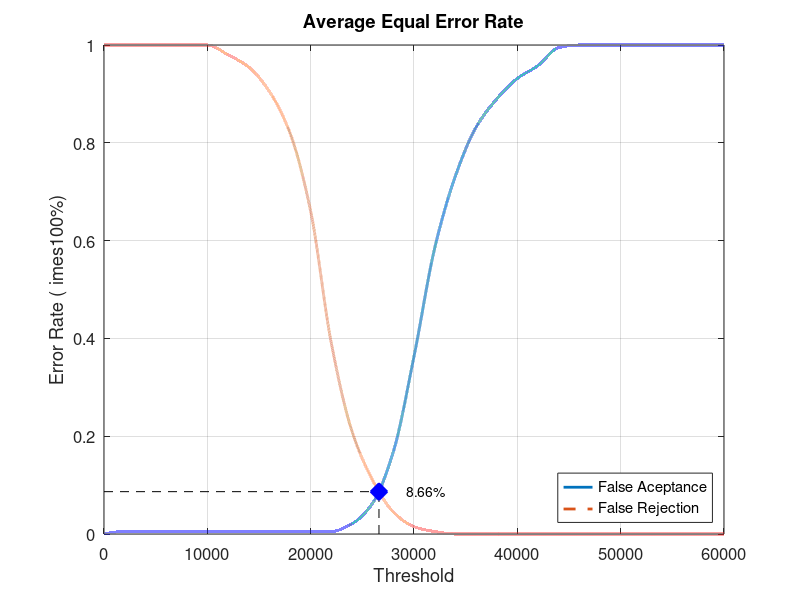
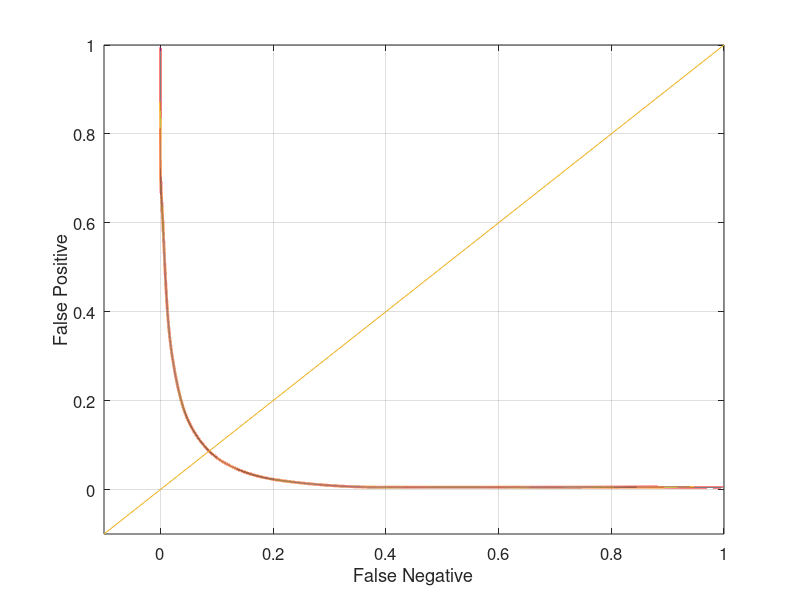

These figures' MATLAB source, in order:
close all;
clear;
clc;
x = 0:2000:60000;
xq = 0:0.5:60000;

y0 = [0 0.00526316 0.00526316 0.00526316 0.00526316 0.00526316 0.00526316 0.00526316 0.00526316 0.00526316 0.00526316 0.00526316 0.0210526 0.0631579 0.168421 0.363158 0.584211 0.731579 0.831579 0.889474 0.931579 0.957895 0.994737 1 1 1 1 1 1 1 1]
yy0 = interp1(x, y0, xq, 'pchip');
y1 = [1 1 1 1 1 1 0.98 0.955 0.905 0.82 0.66 0.39 0.21 0.11 0.045 0.015 0.005 0 0 0 0 0 0 0 0 0 0 0 0 0 0]
yy1 = interp1(x, y1, xq, 'pchip');

% Calculating EER: 
y2 = abs(y0 - y1);
find(y2 == min(y2))
yy2 = abs(yy0 - yy1);
xEER = find(yy2 == min(yy2));
xEERIndex = xq(xEER) % X-axis EER
yEER = yy0(xEER) % Y-axis EER

main = figure
plot(xq, yy0,'-','LineWidth', 2);	hold on
plot(xq, yy1,'--','LineWidth', 2);	hold on
plot([xEERIndex xEERIndex], [0 yEER], 'k--');	hold on
plot([0 xEERIndex], [yEER yEER], 'k--');	hold on
plot(xEERIndex, yEER, 'bx', 'LineWidth', 10);	hold on
text(xEERIndex + 10 * xEERIndex / 100, yEER, [num2str(round((10000 * yEER)) / 100) '%'])
legend('False Aceptance', 'False Rejection', 'Location', 'SouthEast')
xlabel('Threshold')
ylabel('Error Rate (	imes100%)')
title('Average Equal Error Rate')
set(gca, 'FontSize', 12)
axis([0 60000 0 1])
grid on

print(main, 'Database1_3Main', '-dpng');
FNRxFPR = figure('Color', [1 1 1]);
plot(yy1, yy0, '-', yy1, yy0, 'LineWidth', 2);
hold on
y = -0.1:0.1:1
plot(y, y); 
set(gca, 'FontSize', 12)
xlabel('False Negative')
ylabel('False Positive')
axis([-0.1 1 -0.1 1])
set(gca, 'FontSize', 12)
grid on

print(FNRxFPR, 'Database1_3FNRxFPR','-dpng');
